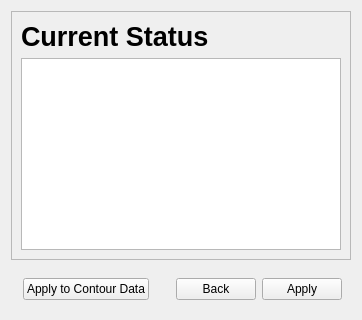
     <widget class="QWidget" name="page_4">
      <layout class="QVBoxLayout" name="verticalLayout_8">
       <item>
        <widget class="QFrame" name="frame_27">
         <property name="frameShape">
          <enum>QFrame::StyledPanel</enum>
         </property>
         <property name="frameShadow">
          <enum>QFrame::Raised</enum>
         </property>
         <layout class="QVBoxLayout" name="verticalLayout_7">
          <item>
           <widget class="QLabel" name="L_current_status_3">
            <property name="font">
             <font>
              <pointsize>20</pointsize>
              <bold>true</bold>
             </font>
            </property>
            <property name="text">
             <string>Current Status</string>
            </property>
           </widget>
          </item>
          <item>
           <widget class="QGraphicsView" name="QGV_final"/>
          </item>
         </layout>
        </widget>
       </item>
       <item>
        <widget class="QFrame" name="frame_28">
         <property name="frameShape">
          <enum>QFrame::NoFrame</enum>
         </property>
         <property name="frameShadow">
          <enum>QFrame::Raised</enum>
         </property>
         <layout class="QHBoxLayout" name="horizontalLayout_26">
          <property name="leftMargin">
           <number>0</number>
          </property>
          <property name="topMargin">
           <number>0</number>
          </property>
          <property name="rightMargin">
           <number>0</number>
          </property>
          <property name="bottomMargin">
           <number>0</number>
          </property>
          <item>
           <widget class="QFrame" name="frame_29">
            <property name="frameShape">
             <enum>QFrame::NoFrame</enum>
            </property>
            <property name="frameShadow">
             <enum>QFrame::Raised</enum>
            </property>
            <layout class="QHBoxLayout" name="horizontalLayout_27">
             <property name="leftMargin">
              <number>12</number>
             </property>
             <property name="topMargin">
              <number>12</number>
             </property>
             <item>
              <widget class="QPushButton" name="PB_final_apply">
               <property name="font">
                <font>
                 <family>.AppleSystemUIFont</family>
                </font>
               </property>
               <property name="text">
                <string>Apply to Contour Data</string>
               </property>
              </widget>
             </item>
            </layout>
           </widget>
          </item>
          <item>
           <widget class="QFrame" name="frame_30">
            <property name="frameShape">
             <enum>QFrame::NoFrame</enum>
            </property>
            <property name="frameShadow">
             <enum>QFrame::Raised</enum>
            </property>
            <layout class="QHBoxLayout" name="horizontalLayout_28">
             <property name="leftMargin">
              <number>12</number>
             </property>
             <property name="topMargin">
              <number>12</number>
             </property>
             <item>
              <widget class="QPushButton" name="PB_back_3">
               <property name="text">
                <string>Back</string>
               </property>
              </widget>
             </item>
             <item>
              <widget class="QPushButton" name="PB_apply_final">
               <property name="text">
                <string>Apply</string>
               </property>
              </widget>
             </item>
            </layout>
           </widget>
          </item>
         </layout>
        </widget>
       </item>
      </layout>
     </widget>
